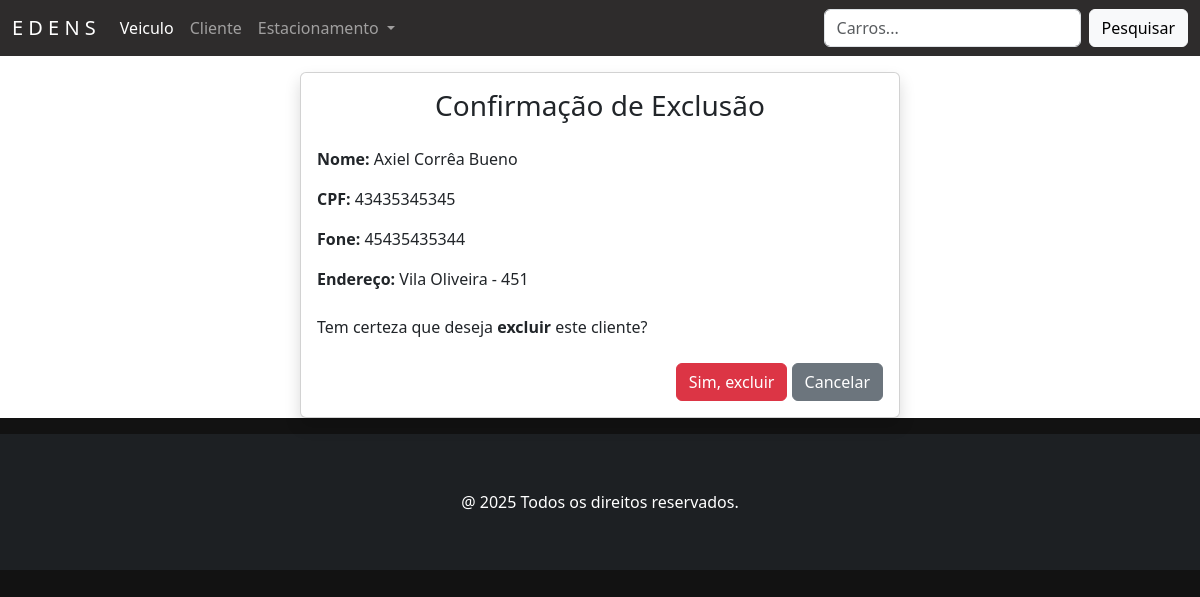
/2/cliente/apagar, run on an earlier commit of the app's database.
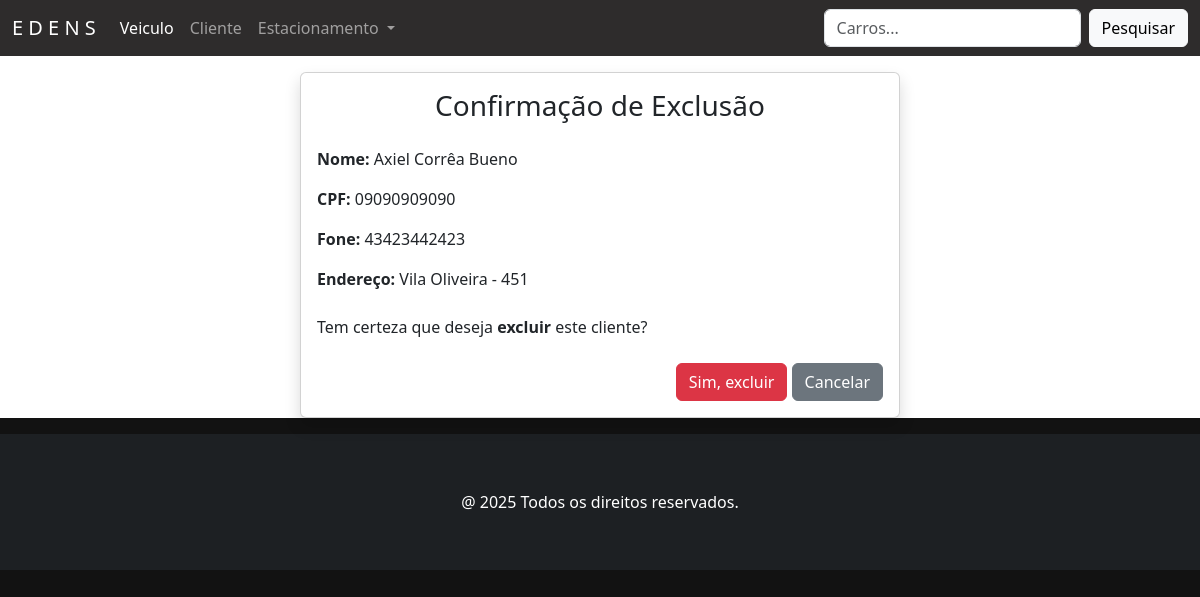
And on a later commit of the database.
### pessoa/models.py (models this page shows, shortened)
class Pessoa(models.Model):
    nome = models.CharField('Nome', max_length=50, help_text='Nome completo')
    cpf = models.CharField('CPF', max_length=11, help_text='CPF completo', unique=True)
    fone = models.CharField('Fone', max_length=11, help_text='Número de telefone', unique=True)
    email = models.EmailField('Email', max_length=100, unique=True, null=True, blank=True)
    class Meta:
        abstract = True

class Cliente(Pessoa):
    endereco = models.CharField('Endereço', max_length=100, help_text='Endereço Completo')
    class Meta:
        verbose_name = 'Cliente'
        verbose_name_plural = 'Clientes'

### pessoa/views.py (the view)
# urls.py: path('<int:pk>/cliente/apagar', ClienteDeleteView.as_view(), name='cliente_apagar'),
class ClienteDeleteView(SuccessMessageMixin, DeleteView):
    model = Cliente
    template_name ='pessoa_apagar.html'
    success_url = reverse_lazy('clientes')

### pessoa/templates/pessoa_apagar.html (shortened to what this page needs)
{% extends 'principal.html' %}
{% load django_bootstrap5 %}
{% block content %}
  <div class="card shadow m-3 col-md-6 mx-auto">
    <div class="card-body">
      <h3 class="text-center mb-4">Confirmação de Exclusão</h3>
      <p><strong>Nome:</strong> {{ object.nome }}</p>
      <p><strong>CPF:</strong> {{ object.cpf }}</p>
      <p><strong>Fone:</strong> {{ object.fone }}</p>
      <p><strong>Endereço:</strong> {{ object.endereco }}</p>
      <p class="mt-4">Tem certeza que deseja <strong>excluir</strong> este cliente?</p>
      <form method="POST">
        <div class="text-end mt-4">
          {% bootstrap_button button_type="submit" content="Sim, excluir" button_class="btn-danger" %}
          <a href="{% url 'clientes' %}" class="btn btn-secondary text-white">Cancelar</a>
        </div>
      </form>
    </div>
  </div>
{% endblock %}

What changed in the data, as far as the page shows it:
changed Cliente "Axiel Corrêa Bueno": cpf "43435345345" → "09090909090"; fone "45435435344" → "43423442423"
